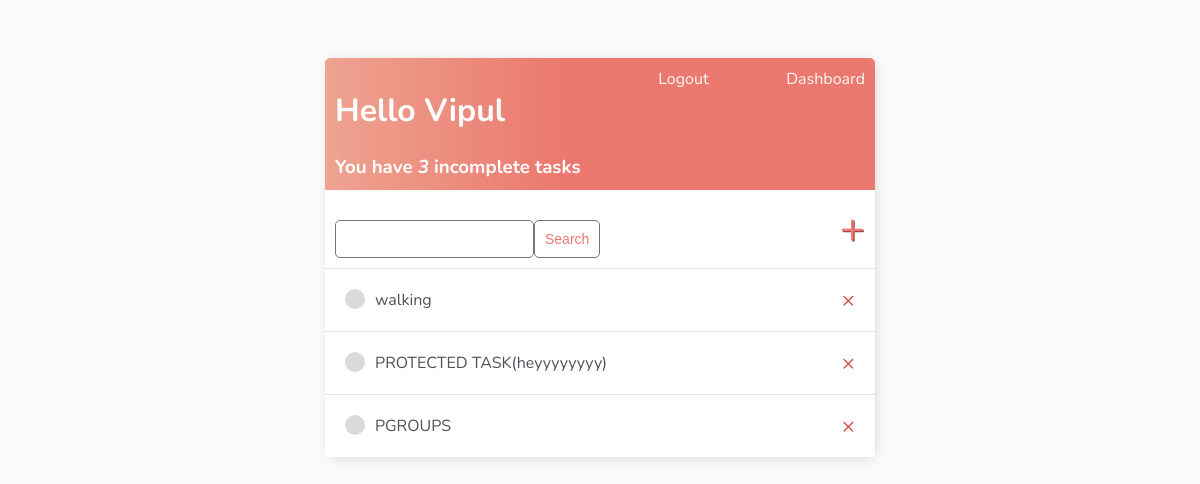
Before: //dashboard (signed in) with the older database file.
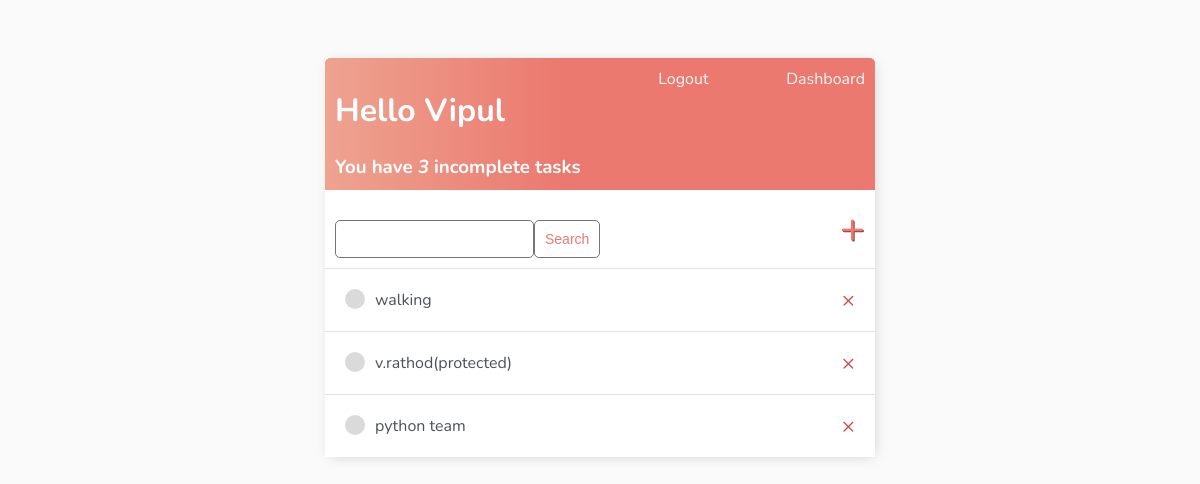
After: the same page with the newer database file.
### base/models.py (models this page shows)
class Task(models.Model):
    VISIBILITY_CHOICES = [
        ('public', 'Public'),
        ('private', 'Private'),
        ('protected', 'Protected'),
    ]
    user= models.ForeignKey(User,on_delete=models.CASCADE,null=True,blank=True)
    title=models.CharField(max_length=200)
    description=models.TextField(null=True,blank=True)
    complete = models.BooleanField(default=False)
    created = models.DateTimeField(auto_now_add=True)
    visibility = models.CharField(max_length=10, choices=VISIBILITY_CHOICES, default='private')
    allowed_groups = models.ManyToManyField(Group, blank=True)
    def __str__(self):
        return self.title
    class Meta:
        ordering = ['complete']

### base/views.py (called while the page is built)
    def get_context_data(self, **kwargs):
        context = super().get_context_data(**kwargs)
        context['tasks'] = context['tasks'].filter(user=self.request.user)
        context['count'] = context['tasks'].filter(complete=False).count()
        search_input = self.request.GET.get('search-area') or ''
        if search_input:
            context['tasks']= context['tasks'].filter(title__startswith=search_input)   #title__icontains used for getting all realed words in the list
            tasks= tasks.filter(title_startswith=search_input)
        context['search_input'] = search_input
        return context

### base/templates/base/task_list.html (shortened to what this page needs)
{%extends 'base/main.html'%}
{% block content %}
<div class="header-bar">
    <div>
        <h1>Hello {{request.user|title}}</h1>
        <h3 style="margin:0">You have <i>{{count}} </i>incomplete task{{ count|pluralize:"s" }}</h3>
    </div>
    {%if request.user.is_authenticated%}
    <form method="POST" action="{% url 'logout' %}" style="display: inline;">
        <a href="#" onclick="this.closest('form').submit(); return false;">Logout</a>
        <br>
    </form>
    <a href="{% url 'dashboard' %}" class="btn btn-link">Dashboard</a>
    {%else%}
        <a href="{% url 'login' %}">Login</a>
    {%endif%}
</div>
<div id="search-add-wrapper">
    <form method="GET" style="margin-top: 20px;display:flex;">
        <input type="text" name="search-area" value ="{{search_input}}">
        <input class="button" type="submit" value = "Search">
    </form>
    <a id="add-link" href="{%url 'task-create'  %}">&#x2b;</a>
</div>
<div class="task-items-wrapper">
        {% for task in tasks %}
         <div class= "task-wrapper">
            {%if task.complete %}
                <div class = "task-title">
                        <div class="task-complete-icon"> </div>
                        <i><s><a href="{% url 'task-update' task.id%}">{{task}}</a></s></i>
                </div>
                <a class="delete-link" href ="{% url 'task-delete' task.id%}">&#215;</a>
                {% else %}
                        <div class = "task-title">
                        <div class="task-incomplete-icon"> </div>
                        <a href="{% url 'task-update' task.id%}">{{task}}</a>
                        </div>
            <a class="delete-link" href ="{% url 'task-delete' task.id%}">&#215;</a>   {% comment %}Delete {% endcomment %}
            {%endif%}
         </div>
        {%empty%}
        <h3>No Items in the List</h3>
        {%endfor%}
</div>
{% endblock content %}

### base/templates/base/main.html (shortened to what this page needs)
<!DOCTYPE html>
<html lang="en">
<head>
</head>
<body>
    <div class="container">
    {% block content %}
    {% endblock content %}
    </div>
</body>
</html>

### base/templates/base/main.html (style rules this page uses)
body { background-color:#FAFAFA; font-family :"Nunito", sans-serif; padding-top:50px; }
h1, h2, h3, h4, h5, h6, { font-family: 'Raleway', sans-serif; }
a, p { color:#4b5156 }
.container { max-width:550px; margin:auto; background-color: #fff; -webkit-box-shadow: 2px 2px 13px -4px rgba(0,0,0,0.21); box-shadow:2px 2px 13px -4px rgba(0,0,0,0.21); }
.header-bar { display:flex; justify-content:space-between; color:#fff; padding:10px; border-radius:5px 5px 0 0; background:linear-gradient(90deg, #EEA390 0%, #EB796F 43%, #EB796F 100% ); }
.header-bar a { color: rgb(247,247,247); text-decoration:none }
.task-wrapper { display:flex; align-items:center; justify-content:space-between; padding:20px; background-color: #fff; border-top: 1px solid rgb(226,226,226); }
.task-title { display:flex; }
.task-title a { text-decoration: none; color: #4b5156; margin-left: 10px; }
.task-incomplete-icon { height: 20px; width: 20px; background-color: rgb(218, 218, 218); border-radius: 50%; }
.delete-link { text-decoration:none; font-weight:none; color: #cf4949; font-size:22px; line-height:0; }
#search-add-wrapper { display:flex; justify-content:space-between; align-items:center; padding:10px; }
#add-link { color: #EB796F; text-decoration:none; font-size:42px; text-shadow:1px 1px #81413b; }
input[type=text], input[type=password], textarea { border: 1px solid #757575; border-radius: 5px; padding: 10px; width: 90%; }
.button { border: 1px solid #757575; background-color: #FFF; color: #EB796F; padding: 10px; font-size: 14px; border-radius: 5px; cursor: pointer; text-decoration: none; }

Changed rows visible on the page:
removed Task: title "PROTECTED TASK(heyyyyyyyy)"
changed Task: title "PGROUPS" → "v.rathod(protected)"
added Task: title "python team"
